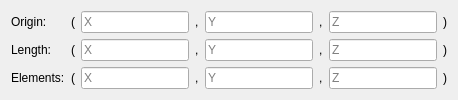
              <widget class="QWidget" name="Rectangular3D">
               <layout class="QGridLayout" name="gridLayout_4">
                <item row="1" column="0">
                 <widget class="QLabel" name="LLengthR3D">
                  <property name="text">
                   <string>Length:</string>
                  </property>
                 </widget>
                </item>
                <item row="2" column="3">
                 <widget class="QLabel" name="label_25">
                  <property name="text">
                   <string>,</string>
                  </property>
                 </widget>
                </item>
                <item row="2" column="0">
                 <widget class="QLabel" name="LElementsR3D">
                  <property name="text">
                   <string>Elements:</string>
                  </property>
                 </widget>
                </item>
                <item row="2" column="1">
                 <widget class="QLabel" name="label_23">
                  <property name="text">
                   <string>(</string>
                  </property>
                 </widget>
                </item>
                <item row="0" column="5">
                 <widget class="QLabel" name="label_30">
                  <property name="text">
                   <string>,</string>
                  </property>
                 </widget>
                </item>
                <item row="1" column="7">
                 <widget class="QLabel" name="label_20">
                  <property name="text">
                   <string>)</string>
                  </property>
                 </widget>
                </item>
                <item row="0" column="1">
                 <widget class="QLabel" name="label_22">
                  <property name="text">
                   <string>(</string>
                  </property>
                 </widget>
                </item>
                <item row="1" column="4">
                 <widget class="QLineEdit" name="INLengthYR3D">
                  <property name="placeholderText">
                   <string>Y</string>
                  </property>
                 </widget>
                </item>
                <item row="0" column="4">
                 <widget class="QLineEdit" name="INOriginYR3D">
                  <property name="placeholderText">
                   <string>Y</string>
                  </property>
                 </widget>
                </item>
                <item row="0" column="0">
                 <widget class="QLabel" name="LOriginR3D">
                  <property name="text">
                   <string>&lt;html&gt;&lt;head/&gt;&lt;body&gt;&lt;p&gt;Origin:&lt;/p&gt;&lt;/body&gt;&lt;/html&gt;</string>
                  </property>
                 </widget>
                </item>
                <item row="2" column="4">
                 <widget class="QLineEdit" name="INElementsYR3D">
                  <property name="placeholderText">
                   <string>Y</string>
                  </property>
                 </widget>
                </item>
                <item row="1" column="1">
                 <widget class="QLabel" name="label_26">
                  <property name="text">
                   <string>(</string>
                  </property>
                 </widget>
                </item>
                <item row="1" column="2">
                 <widget class="QLineEdit" name="INLengthXR3D">
                  <property name="placeholderText">
                   <string>X</string>
                  </property>
                 </widget>
                </item>
                <item row="1" column="3">
                 <widget class="QLabel" name="label_28">
                  <property name="text">
                   <string>,</string>
                  </property>
                 </widget>
                </item>
                <item row="2" column="7">
                 <widget class="QLabel" name="label_18">
                  <property name="text">
                   <string>)</string>
                  </property>
                 </widget>
                </item>
                <item row="0" column="2">
                 <widget class="QLineEdit" name="INOriginXR3D">
                  <property name="placeholderText">
                   <string>X</string>
                  </property>
                 </widget>
                </item>
                <item row="0" column="3">
                 <widget class="QLabel" name="label_21">
                  <property name="text">
                   <string>,</string>
                  </property>
                 </widget>
                </item>
                <item row="2" column="2">
                 <widget class="QLineEdit" name="INElementsXR3D">
                  <property name="placeholderText">
                   <string>X</string>
                  </property>
                 </widget>
                </item>
                <item row="0" column="7">
                 <widget class="QLabel" name="label_19">
                  <property name="text">
                   <string>)</string>
                  </property>
                 </widget>
                </item>
                <item row="0" column="6">
                 <widget class="QLineEdit" name="INOriginZR3D">
                  <property name="placeholderText">
                   <string>Z</string>
                  </property>
                 </widget>
                </item>
                <item row="1" column="5">
                 <widget class="QLabel" name="label_31">
                  <property name="text">
                   <string>,</string>
                  </property>
                 </widget>
                </item>
                <item row="1" column="6">
                 <widget class="QLineEdit" name="INLengthZR3D">
                  <property name="placeholderText">
                   <string>Z</string>
                  </property>
                 </widget>
                </item>
                <item row="2" column="5">
                 <widget class="QLabel" name="label_32">
                  <property name="text">
                   <string>,</string>
                  </property>
                 </widget>
                </item>
                <item row="2" column="6">
                 <widget class="QLineEdit" name="INElementsZR3D">
                  <property name="placeholderText">
                   <string>Z</string>
                  </property>
                 </widget>
                </item>
               </layout>
              </widget>
